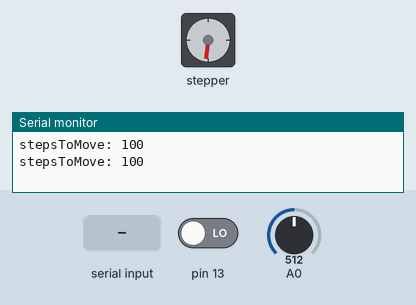
Recording of a sketch running on a simulated Arduino Uno, built with avr-gcc and run on an emulated ATmega328P. Parts: stepper motor, the last lines printed to the serial monitor. Inputs (shaded band) come from the test bench; at power-on: A0 = 512, pin 13 LOW. Stepper angles assume 200 steps per turn.

Above: at 1.2 s.
1.3 s: "5\n" received over Serial
At 1.9 s:
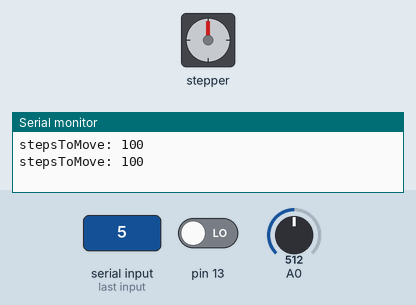
4.8 s: "90,45\n" received over Serial
8.3 s: A0 set to 716
At 11.2 s:
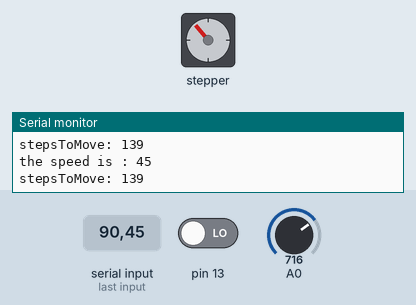
11.9 s: pin 13 driven HIGH
At 12.3 s:
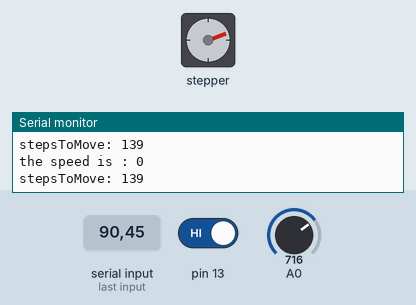
15.9 s: A0 set to 900
At 16.3 s:
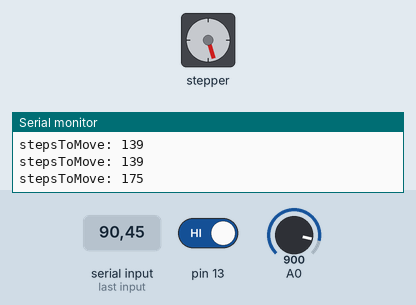
19.4 s: "30,150\n" received over Serial
Timing chart, 0 to 23.9 s (numbered marks = the images above; inputs shaded):
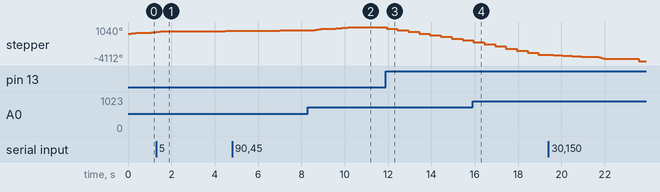

The sketch:

lab3.ino
```cpp
#include<Stepper.h>
const int stepPerRevolution =200;
int myspeed;
int Direction=1;
Stepper mystepper(stepPerRevolution,8,9,10,11);

void setup() {
  // put your setup code here, to run once:
  mystepper.setSpeed(60);
  Serial.begin(9600);
  pinMode(8,OUTPUT);
  pinMode(9,OUTPUT);
  pinMode(10,OUTPUT);
  pinMode(11,OUTPUT);
  pinMode(13,INPUT);
}

void loop() {
  // put your main code here, to run repeatedly:


 // Serial.println("please enter the motor speed ");
  if(Serial.available())
  {
    //control speed
      myspeed=Serial.parseInt();
      mystepper.setSpeed(myspeed);
        Serial.print("the speed is : ");
        Serial.println(myspeed);


  }

      //control direction
      if(digitalRead(13)==1)
       Direction=1;
       else
        Direction=0;


    // control steps
  int potvalue=analogRead(A0);
  int stepsToMove=map(potvalue,0,1023,0,stepPerRevolution);

  Serial.print("stepsToMove: ");
    Serial.println(stepsToMove);


  //movement

    if(Direction==1)
     mystepper.step(-stepsToMove);

     else if(Direction==0)
     mystepper.step(stepsToMove);

      delay(500);


}
```
